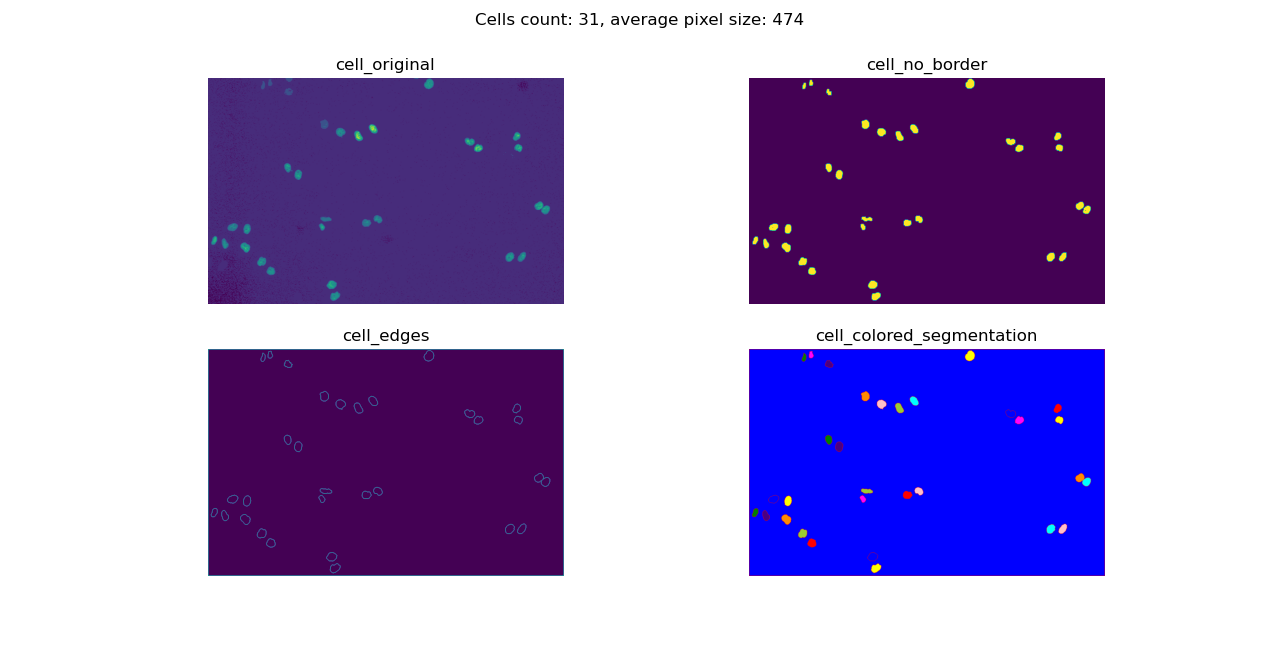
#> input picture 1-1.3-1.3-2.png, 1280 x 647 px, given in place of t000.tif, which was not available; the run also reads 1 picture not shown here
$ python 'task1 version 2.py'
#> lines starting #> are read from the running program, lines starting #| are printed output that depends on the picture; after the words box and inside, x2 and y2 are one past the last pixel; in counts of white or black regions, pixels touching at a corner belong together; pictures that were not available may be replaced by others from this repository, and a replacement may not be noted
import cv2
import numpy as np
import matplotlib.pyplot as plt
import math
import skimage.segmentation
import scipy
from skimage import color
from pathlib import Path

# TODO Create a cell class for each detected cell and record them in the main after each frame (image) is read
# class Cell

markers_color_value_offset = 10

def get_binary(
    input_image: np.array,
    min_cell_pixel_portion = 1/8,
    threshold_block_size = 35
):
    '''
    min_cell_pixel_portion: Decreasing this value will make smaller pixel value chunks considered as cell
    threshold_block_size: Increasing this value will let larger size of chunk being considered as cell,
    but will lose detailed edges at the same time
    '''
    input = input_image.copy()
    # Get meaningful range
    meaningful_range = np.max(input) - np.min(input)
    # Assume certain small portion of the max_pixel_value is the minimum cell pixel value
    min_cell_pixel = math.ceil(meaningful_range * min_cell_pixel_portion)
    # normalize image based on the acquired meaningful range
    input_norm = cv2.normalize(input, None, alpha=0, beta=meaningful_range, norm_type=cv2.NORM_MINMAX)
    input_norm[input_norm < min_cell_pixel] = 0
    input_binary = cv2.adaptiveThreshold(
        input_norm,meaningful_range,
        cv2.ADAPTIVE_THRESH_MEAN_C,
        cv2.THRESH_BINARY,
        threshold_block_size,
        0
    )
    return input_binary

def get_reduce_noise_by_closing(input_binary: np.array, kernel_size_closing = (5,5), iterations = 5):
    '''
    Try dilate and erode: closing
    1. Dilate the objects first to get rid of the noise inside each objects
    2. Erode the objects with same degree to decrease the size to original state
    '''
    input_closing = input_binary.copy()
    kernel = np.ones(kernel_size_closing,np.uint8)
    input_closing = cv2.morphologyEx(input_closing, cv2.MORPH_CLOSE, kernel, iterations)
    return input_closing

def get_reduce_noise_by_opening(input_binary: np.array, kernel_size_opening = (7,7), iterations = 5):
    '''
    Try erode and dilate: opening
    Erode then dilate
    '''
    input_opening = input_binary.copy()
    kernel = np.ones(kernel_size_opening,np.uint8)
    input_opening = cv2.morphologyEx(input_opening, cv2.MORPH_OPEN, kernel, iterations)
    return input_opening

def combine_image(alpha_dist, dist_transform, alpha_input, input_norm):
    combined_image = alpha_input * input_norm + alpha_dist * dist_transform
    return combined_image

from skimage.feature import peak_local_max

def find_contours_local_max(
        input_image: np.array,
        input_binary: np.array,
        kernel_size_bg = (3, 3),
        iterations_bg = 7
    ):
    global markers_color_value_offset
    input = input_image.copy()
    input = cv2.cvtColor(input, cv2.COLOR_BGR2GRAY)
    meaningful_range = np.max(input) - np.min(input)
    input_norm = cv2.normalize(input, None, alpha=0, beta=meaningful_range, norm_type=cv2.NORM_MINMAX)
    '''
    Find all of the contours of the input image cell and draw the contours
    '''
    kernel = np.ones(kernel_size_bg, np.uint8)
    sure_bg = cv2.dilate(input_binary, kernel, iterations=iterations_bg)
    dist_transform = cv2.distanceTransform(input_binary,cv2.DIST_L2,0)
    coords = peak_local_max(
        dist_transform,
        min_distance = 16, # Prevent long cells to be separated
        footprint=np.ones((17, 17), np.uint8),
        exclude_border=False # Include border cells
    )
    sure_fg = np.zeros(input_norm.shape, dtype=bool)
    sure_fg[tuple(coords.T)] = True
    sure_fg = np.uint8(sure_fg)
    sure_fg = scipy.ndimage.filters.maximum_filter(sure_fg, 5)
    markers, number_feature = scipy.ndimage.label(sure_fg)
    sure_fg = np.uint8(markers)  #Convert to uint8 from float
    unknown = cv2.subtract(sure_bg,sure_fg)
    markers_amount, markers = cv2.connectedComponents(
        sure_fg,
        4 # use connectivity of 4 instead of 8 to decrease close cells attaching probability
    )
    '''
    object_amount_not_on_borders:
    1. The total amount of objects detected in the image without considering the ones on borders
    2. Need to use markers_amount - 1 since markers_amount includes the background
    '''
    object_amount_not_on_borders = markers_amount - 1

    # make sure the background are not set as 0 and consider as unsured area
    markers = markers + markers_color_value_offset
    max_unkown = np.max(unknown)
    markers[unknown==max_unkown] = 0

    watershed = cv2.watershed(input_image, markers)

    # watershed boundaries are -1
    edges = np.zeros(input_binary.shape, np.uint8)
    edges[watershed == -1] = 1

    #label2rgb - Return an RGB image where color-coded labels are painted over the image.
    colored_segmentation = color.label2rgb(watershed, bg_label=0)

    return watershed, edges, colored_segmentation, object_amount_not_on_borders

def get_object_pixel_record(object_color_array):
    # Get useful pixel values
    unique_objects = np.unique(object_color_array)
    unique_objects = unique_objects[unique_objects >= 1]

    # initialize the pixel dict with all object count starting from 0
    object_dict = dict.fromkeys(unique_objects)
    for key in object_dict:
        object_dict[key] = 0

    # get the pixel value count for each object key label
    for row in object_color_array:
        for col in row:
            if col >= 1:
                object_dict[col] += 1
    return object_dict

def get_cell_segment_info(path_cell: str):
    # Read as gray
    cell_original = cv2.imread(path_cell)
#> cell_original is the input picture: shape (647, 1280, 3); mean B, G, R 207.6, 160.3, 175.6
    cell = cv2.imread(path_cell, cv2.IMREAD_GRAYSCALE)
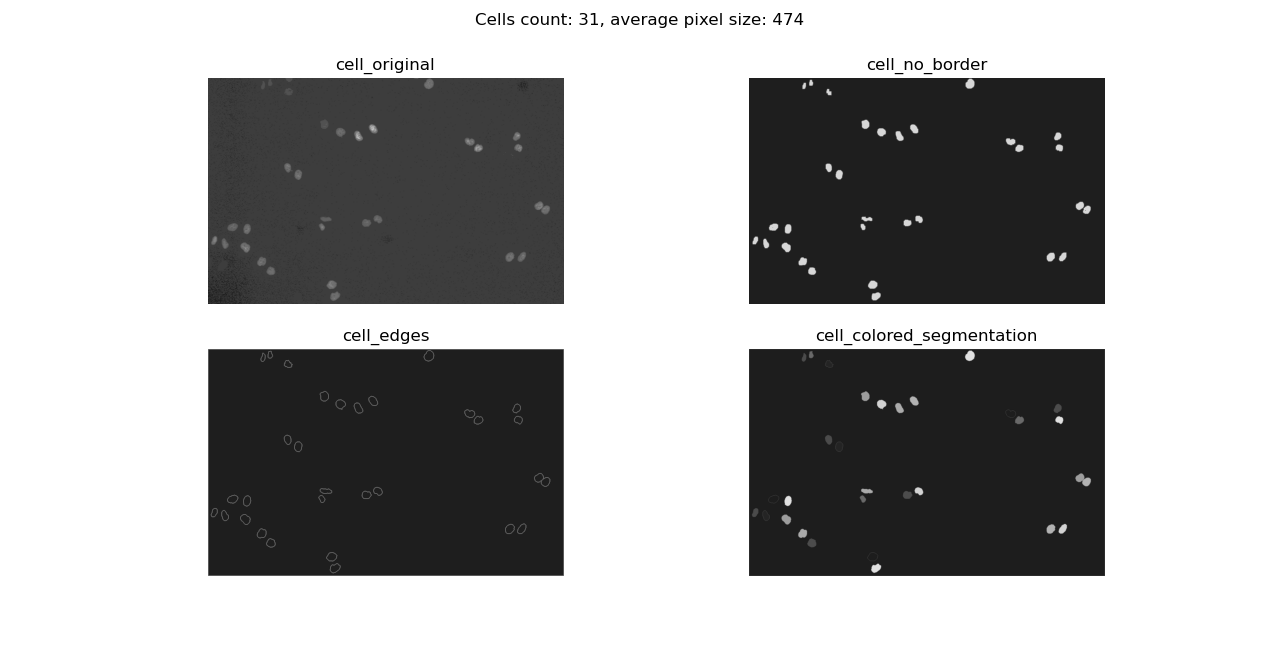
#> cell: shape (647, 1280); min 0, max 255, mean 170.1

    # Turn into np array first
    cell = np.array(cell)

    # Grey image to binary
    cell_binary = get_binary(cell)
#> in get_binary, `meaningful_range = np.max(input) - np.min(input)`: meaningful_range = 255
#> in get_binary, `min_cell_pixel = math.ceil(meaningful_range * min_cell_pixel_portion)`: min_cell_pixel = 32
#> in get_binary, `input_binary = cv2.adaptiveThreshold( input_norm,meaningful_range, cv2..`:
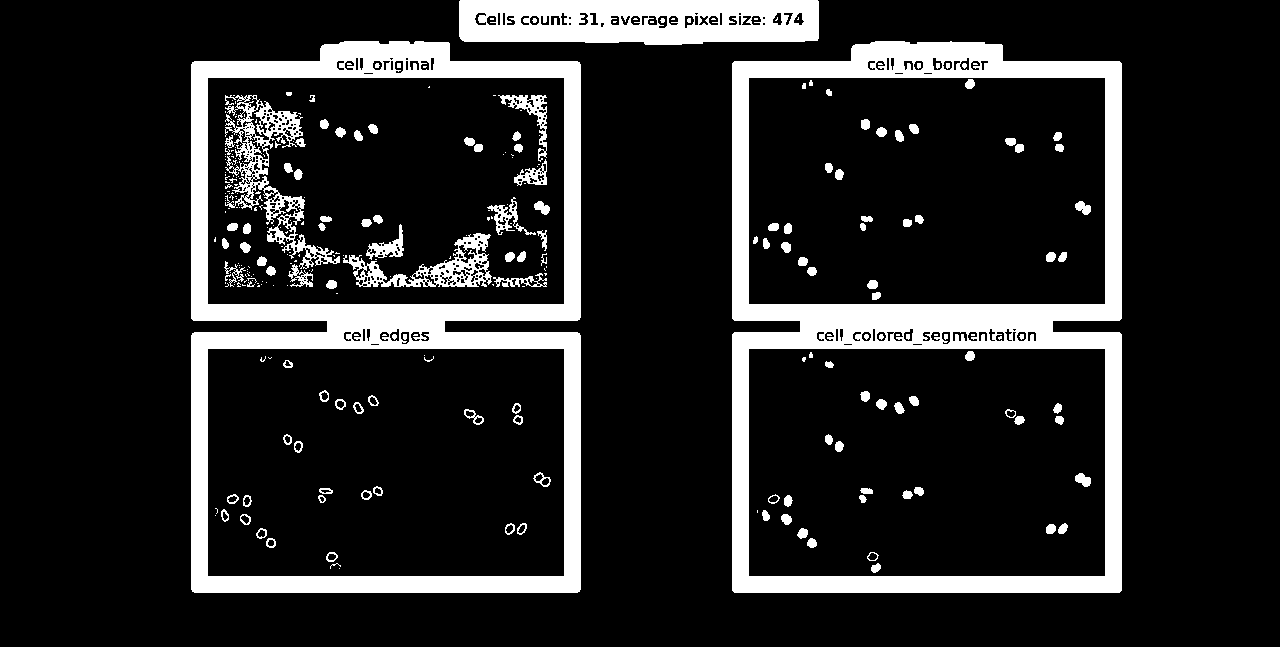
#> input_binary: shape (647, 1280); 14.8% white; 304 white regions (166 under 20 px), largest, box (x1, y1, x2, y2) and area: (732, 41, 1122, 593) 45781, (191, 41, 581, 593) 44668, (459, 0, 819, 45) 13650

    # reduce noise
    cell_binary_opening = get_reduce_noise_by_opening(cell_binary)
#> in get_reduce_noise_by_opening, `input_opening = cv2.morphologyEx(input_opening, cv2.MORPH_OPEN, kernel..`: input_opening: shape (647, 1280); 12.5% white; 39 white regions, largest, box (x1, y1, x2, y2) and area: (732, 41, 1122, 593) 44557, (191, 41, 581, 593) 43952, (459, 0, 819, 45) 12623
    cell_no_noise = cell_binary_opening.copy()

    # removing border interfered cells
    cell_no_border = skimage.segmentation.clear_border(cell_no_noise)
#> cell_no_border: shape (647, 1280); 11% white; 38 white regions, largest, box (x1, y1, x2, y2) and area: (732, 41, 1122, 593) 44557, (191, 41, 581, 593) 43952, (1076, 475, 1090, 486) 123

    # get segmentation info WITH cells on boundaries considered
    cell_watershed, cell_edges, cell_colored_segmentation, cell_amount = find_contours_local_max(cell_original, cell_no_noise)
#> in find_contours_local_max, `meaningful_range = np.max(input) - np.min(input)`: meaningful_range = 255
#> in find_contours_local_max, `sure_bg = cv2.dilate(input_binary, kernel, iterations=iterations_bg)`: sure_bg: shape (647, 1280); 23% white; 27 white regions, largest, box (x1, y1, x2, y2) and area: (184, 0, 826, 600) 96477, (725, 34, 1129, 600) 78565, (763, 217, 823, 282) 1901
#> in find_contours_local_max, `coords = peak_local_max( dist_transform, min_distance = 16,`: coords = 356 pairs, first value 0 to 584, second value 199 to 1113
#> in find_contours_local_max, `max_unkown = np.max(unknown)`: max_unkown = 255
#> in find_contours_local_max, `watershed = cv2.watershed(input_image, markers)`: watershed: shape (647, 1280) int32; 358 distinct labels, from -1 to 365
#> cell_edges: shape (647, 1280); values 0 (black) and 1 (white), 2.4% white in thin lines or dots
#> cell_amount = 355
    # get segmentation info WITHOUT cells on boundaries considered
    cell_watershed_no_border, cell_edges_no_border, cell_colored_segmentation_no_border, cell_amount_no_border = find_contours_local_max(cell_original, cell_no_border)
#> call 2 of find_contours_local_max, with kernel_size_bg = (3, 3), iterations_bg = 7
#> in find_contours_local_max (call 2), `sure_bg = cv2.dilate(input_binary, kernel, iterations=iterations_bg)`: sure_bg: shape (647, 1280); 20.8% white; 27 white regions, largest, box (x1, y1, x2, y2) and area: (725, 34, 1129, 600) 78565, (184, 34, 588, 600) 77991, (763, 217, 823, 282) 1901
#> in find_contours_local_max (call 2), `coords = peak_local_max( dist_transform, min_distance = 16,`: coords = 321 pairs, first value 50 to 584, second value 199 to 1113
#> in find_contours_local_max (call 2), `watershed = cv2.watershed(input_image, markers)`:
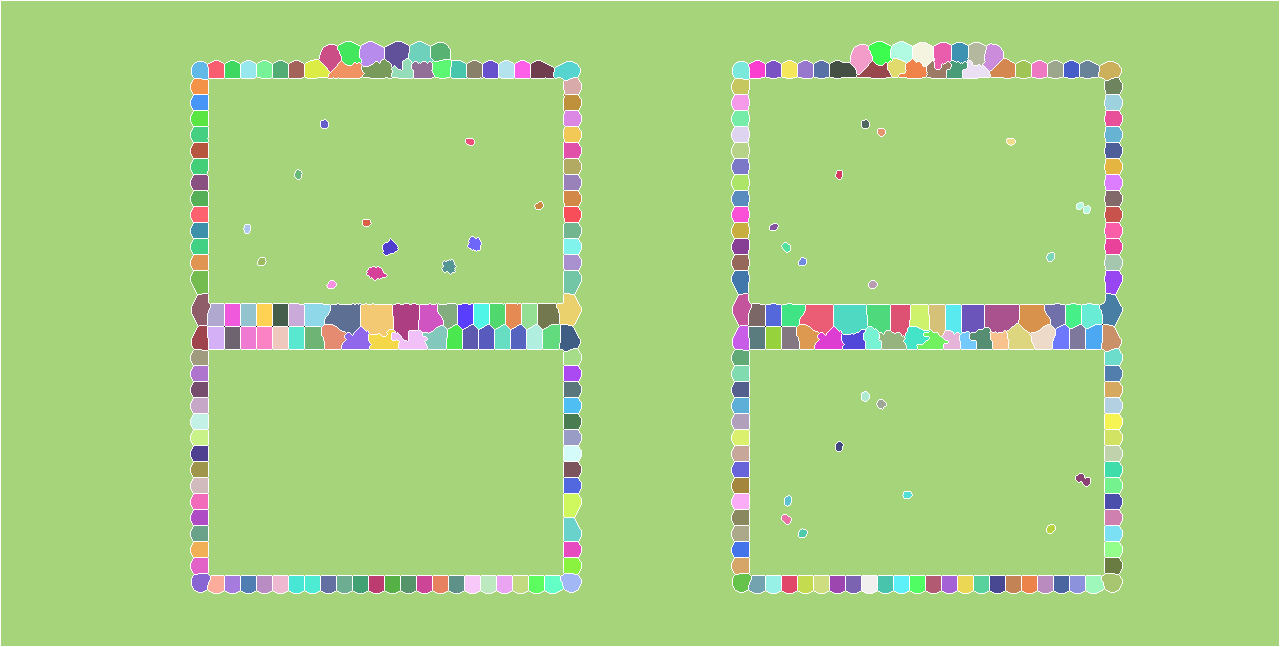
#> watershed: shape (647, 1280) int32; 323 distinct labels, from -1 to 330; one colour per label, 0 black, -1 white
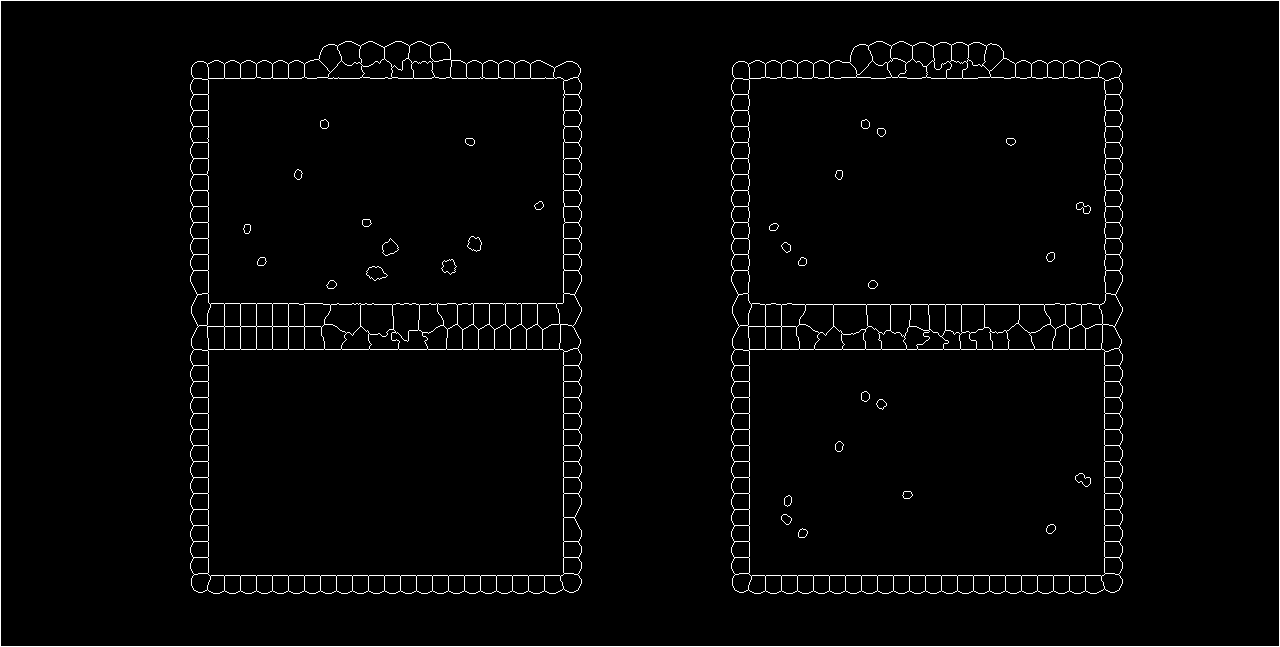
#> cell_edges_no_border: shape (647, 1280); values 0 (black) and 1 (white), 2.2% white in thin lines or dots
#> cell_amount_no_border = 320

    # After minus markers_color_value_offset, all of the objects color pixel will have value >= 1
    cell_watershed_no_border = cell_watershed_no_border - markers_color_value_offset
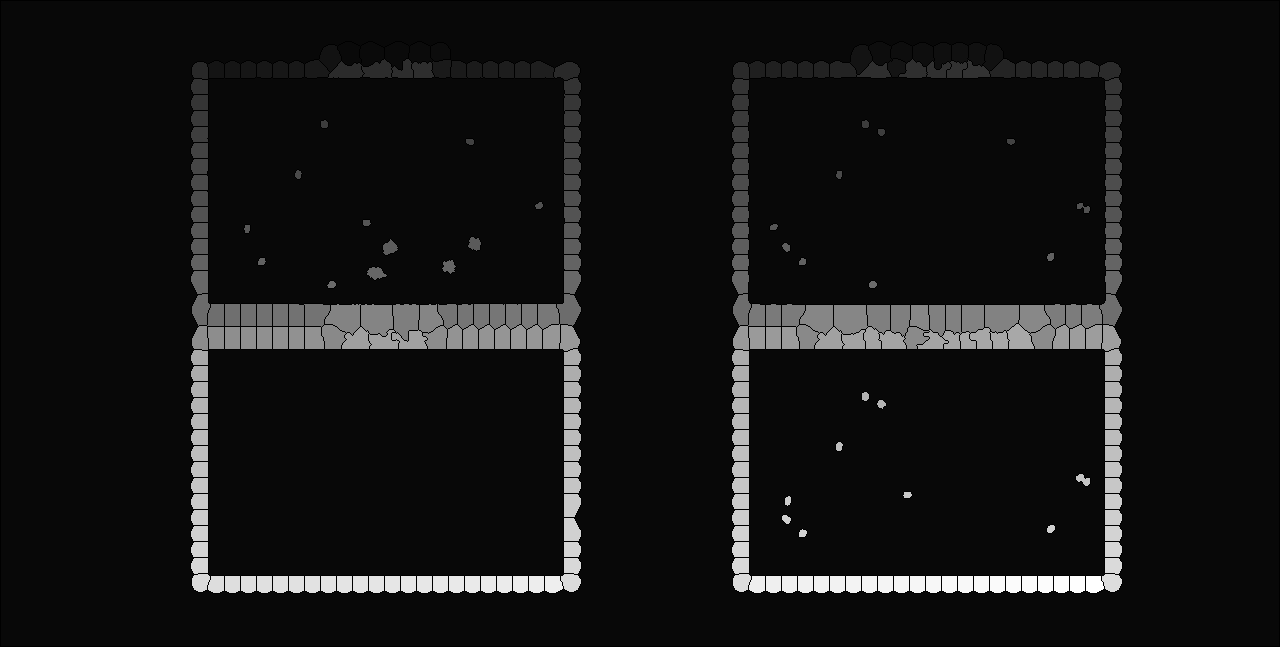
#> cell_watershed_no_border: shape (647, 1280) int32; min -11, max 320, mean 16.6; drawn with min black and max white
    cell_pixel_dict_no_border = get_object_pixel_record(cell_watershed_no_border)
#> in get_object_pixel_record, `unique_objects = np.unique(object_color_array)`: unique_objects = 323 values from -11 to 320
#> in get_object_pixel_record, `unique_objects = unique_objects[unique_objects >= 1]`: unique_objects = 320 values from 1 to 320
#> in get_object_pixel_record, `object_dict = dict.fromkeys(unique_objects)`: object_dict = 320 items
#> cell_pixel_dict_no_border = 320 items
    cell_pixel_array_no_border = [v for _, v in cell_pixel_dict_no_border.items() if v >= 0]
#> cell_pixel_array_no_border = 320 values, max 860 at index 160, min 39 at index 74, mean 274.5
    cell_pixel_size_average = round(sum(cell_pixel_array_no_border) / len(cell_pixel_array_no_border))
#> cell_pixel_size_average = 274

    # Print cell detection result for a single image
    all_figures = plt.figure(figsize = (10,10))
    titles = ['cell_original','cell_no_noise','cell_edges','cell_colored_segmentation']
    images = [cell, cell_no_noise, cell_edges, cell_colored_segmentation]
    for i in range(4):
        ax1 = all_figures.add_subplot(2,2,i+1)
        if i == 3:
            ax1.imshow(images[i])
        else:
            ax1.imshow(images[i], cmap="gray")
        ax1.set_title(titles[i])
        ax1.set_axis_off()
    suptitle = "Cells count: " + str(cell_amount) + ", average pixel size: " + str(cell_pixel_size_average) +\
        ", img:" + path_cell_subfolder + '.' + path_cell_name
    plt.suptitle(suptitle)
    plt.tight_layout()
    output_subfolder_name = "output1-1_V2/"
    plt.savefig(
        output_subfolder_name +\
            path_cell_subfolder + '_' + path_cell_name + \
            ", Cells count_" + str(cell_amount) + ", " + \
            "average pixel size_" + str(cell_pixel_size_average) + '.jpg',
        dpi=400,
        format='jpg',
        bbox_inches='tight'
    )
    # plt.show()

def format_name_digits(number: int):
    number_str = '000'
    if number < 10:
        number_str = '00' + str(number)
    elif number >= 10 and number <= 99:
        number_str = '0' + str(number)
    elif number >= 100 and number <= 999:
        number_str = str(number)
    else:
        print("TOO BIG NUMBER for format_name_digits:", number)
    return number_str

if __name__ == "__main__":
    # Get image root path
    image_src_path = str(Path(__file__).parent.resolve()) + str("\\Sequences")
    # individual image path example\
    path_divide = "\\"
    path_cell_subfolder = "01"
    path_cell_name = "t000.tif"
    path_cell = str(image_src_path + path_divide + path_cell_subfolder + path_divide + path_cell_name)
    # Do single image segmenting
    # get_cell_segment_info(path_cell)

    # Do batch images segmenting
    for i in range(0, 85, 1):
        path_cell_subfolder = "01"
        path_cell_name = "t" + format_name_digits(i) + ".tif"
        path_cell = str(image_src_path + path_divide + path_cell_subfolder + path_divide + path_cell_name)
#> (the run stopped early here; a loop or call above may not have finished)
